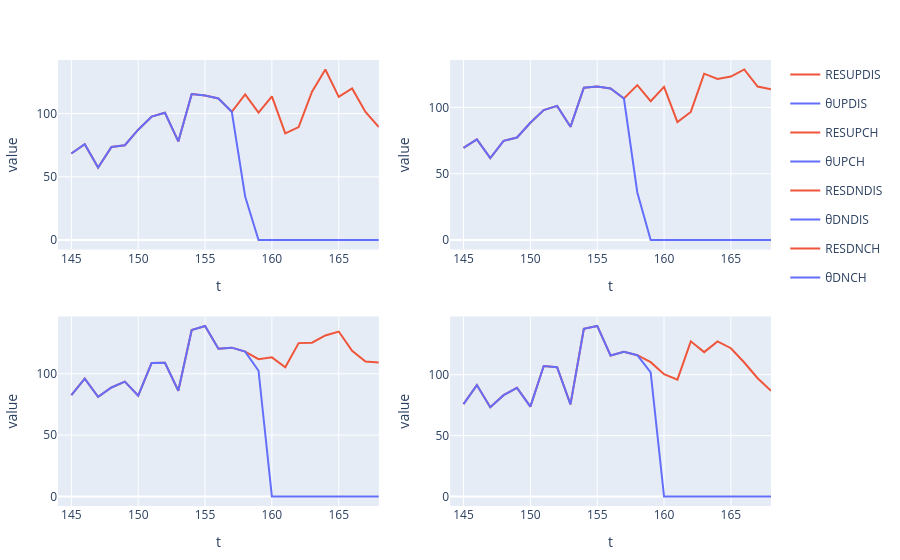

The code cell stored with this chart in its notebook:
### Code cell
ks = [:θUPDIS,:RESUPDIS]
p1 = plot(stack(sol_1, ks), x = :t, y = :value, group=:r_id, color =:variable, facet_col = :r_id, title="Plot for $(ks[1]) and $(ks[2])")

ks = [:θUPCH,:RESUPCH]
p2 = plot(stack(sol_1, ks), x = :t, y = :value, group=:r_id, color =:variable, facet_col = :r_id, title="Plot for $(ks[1]) and $(ks[2])")

ks = [:θDNDIS,:RESDNDIS]
p3 = plot(stack(sol_1, ks), x = :t, y = :value, group=:r_id, color =:variable, facet_col = :r_id, title="Plot for $(ks[1]) and $(ks[2])")

ks = [:θDNCH,:RESDNCH]
p4 = plot(stack(sol_1, ks), x = :t, y = :value, group=:r_id, color =:variable, facet_col = :r_id, title="Plot for $(ks[1]) and $(ks[2])")

[p1 p2; p3 p4]

### Figure 1 — Plotly figure (JSON) as saved in the notebook; plotly's stock layout.template omitted (floating-point values rounded to 4 significant figures)
{"data": [{"legendgroup": "RESUPDIS", "marker": {"color": "#EF553B"}, "name": "RESUPDIS", "showlegend": true, "title": "Plot for θUPDIS and RESUPDIS", "type": "scatter", "x": [145, 146, 147, 148, 149, 150, 151, 152, 153, 154, 155, 156, 157, 158, 159, 160, 161, 162, 163, 164, 165, 166, 167, 168, 144], "xaxis": "x1", "y": [68.45, 75.84, 57.34, 73.58, 74.97, 87.26, 97.55, 100.6, 77.99, 115.4, 114.3, 111.9, 101.4, 115.1, 100.7, 113.6, 84.35, 89.3, 117.3, 134.8, 113.2, 119.9, 101.3, 89.36, null], "yaxis": "y1"}, {"legendgroup": "θUPDIS", "marker": {"color": "#636efa"}, "name": "θUPDIS", "showlegend": true, "title": "Plot for θUPDIS and RESUPDIS", "type": "scatter", "x": [145, 146, 147, 148, 149, 150, 151, 152, 153, 154, 155, 156, 157, 158, 159, 160, 161, 162, 163, 164, 165, 166, 167, 168, 144], "xaxis": "x1", "y": [68.45, 75.84, 57.34, 73.58, 74.97, 87.26, 97.55, 100.6, 77.99, 115.4, 114.3, 111.9, 101.4, 34.5, 2.016e-09, 1.008e-09, 6.721e-10, 5.041e-10, 4.033e-10, 3.36e-10, 2.88e-10, 2.52e-10, 2.24e-10, 2.016e-10, null], "yaxis": "y1"}, {"legendgroup": "RESUPCH", "marker": {"color": "#EF553B"}, "name": "RESUPCH", "showlegend": true, "title": "Plot for θUPCH and RESUPCH", "type": "scatter", "x": [145, 146, 147, 148, 149, 150, 151, 152, 153, 154, 155, 156, 157, 158, 159, 160, 161, 162, 163, 164, 165, 166, 167, 168, 144], "xaxis": "x2", "y": [69.39, 75.91, 61.8, 74.73, 77.27, 88.35, 97.91, 101.1, 85.32, 114.8, 115.8, 114.2, 106.6, 116.7, 104.7, 115.4, 88.88, 96.52, 125.3, 121.4, 123.2, 128.5, 115.7, 113.6, null], "yaxis": "y2"}, {"legendgroup": "θUPCH", "marker": {"color": "#636efa"}, "name": "θUPCH", "showlegend": true, "title": "Plot for θUPCH and RESUPCH", "type": "scatter", "x": [145, 146, 147, 148, 149, 150, 151, 152, 153, 154, 155, 156, 157, 158, 159, 160, 161, 162, 163, 164, 165, 166, 167, 168, 144], "xaxis": "x2", "y": [69.39, 75.91, 61.8, 74.73, 77.27, 88.35, 97.91, 101.1, 85.32, 114.8, 115.8, 114.2, 106.6, 35.88, 2.016e-09, 1.008e-09, 6.721e-10, 5.041e-10, 4.033e-10, 3.36e-10, 2.88e-10, 2.52e-10, 2.24e-10, 2.016e-10, null], "yaxis": "y2"}, {"legendgroup": "RESDNDIS", "marker": {"color": "#EF553B"}, "name": "RESDNDIS", "showlegend": true, "title": "Plot for θDNDIS and RESDNDIS", "type": "scatter", "x": [145, 146, 147, 148, 149, 150, 151, 152, 153, 154, 155, 156, 157, 158, 159, 160, 161, 162, 163, 164, 165, 166, 167, 168, 144], "xaxis": "x3", "y": [82.61, 95.96, 81.19, 88.8, 93.6, 82.12, 108.7, 109.0, 86.14, 135.6, 138.9, 120.4, 121.2, 118.0, 111.8, 113.4, 105.3, 124.9, 125.3, 131.2, 134.4, 118.7, 110.0, 109.1, null], "yaxis": "y3"}, {"legendgroup": "θDNDIS", "marker": {"color": "#636efa"}, "name": "θDNDIS", "showlegend": true, "title": "Plot for θDNDIS and RESDNDIS", "type": "scatter", "x": [145, 146, 147, 148, 149, 150, 151, 152, 153, 154, 155, 156, 157, 158, 159, 160, 161, 162, 163, 164, 165, 166, 167, 168, 144], "xaxis": "x3", "y": [82.61, 95.96, 81.19, 88.8, 93.6, 82.12, 108.7, 109.0, 86.14, 135.6, 138.9, 120.4, 121.2, 118.0, 102.4, 2.016e-09, 1.008e-09, 6.721e-10, 5.041e-10, 4.033e-10, 3.36e-10, 2.88e-10, 2.52e-10, 2.24e-10, null], "yaxis": "y3"}, {"legendgroup": "RESDNCH", "marker": {"color": "#EF553B"}, "name": "RESDNCH", "showlegend": true, "title": "Plot for θDNCH and RESDNCH", "type": "scatter", "x": [145, 146, 147, 148, 149, 150, 151, 152, 153, 154, 155, 156, 157, 158, 159, 160, 161, 162, 163, 164, 165, 166, 167, 168, 144], "xaxis": "x4", "y": [75.89, 91.52, 73.26, 83.24, 89.26, 73.78, 107.2, 106.2, 75.61, 137.6, 140.1, 115.8, 118.8, 116.0, 110.3, 100.4, 95.96, 127.4, 118.5, 127.4, 121.8, 110.0, 97.12, 86.73, null], "yaxis": "y4"}, {"legendgroup": "θDNCH", "marker": {"color": "#636efa"}, "name": "θDNCH", "showlegend": true, "title": "Plot for θDNCH and RESDNCH", "type": "scatter", "x": [145, 146, 147, 148, 149, 150, 151, 152, 153, 154, 155, 156, 157, 158, 159, 160, 161, 162, 163, 164, 165, 166, 167, 168, 144], "xaxis": "x4", "y": [75.89, 91.52, 73.26, 83.24, 89.26, 73.78, 107.2, 106.2, 75.61, 137.6, 140.1, 115.8, 118.8, 116.0, 101.9, 2.016e-09, 1.008e-09, 6.721e-10, 5.041e-10, 4.033e-10, 3.36e-10, 2.88e-10, 2.52e-10, 2.24e-10, null], "yaxis": "y4"}], "layout": {"margin": {"b": 50, "l": 50, "r": 50, "t": 60}, "xaxis1": {"anchor": "y1", "domain": [0, 0.45], "title": {"text": "t"}}, "xaxis2": {"anchor": "y2", "domain": [0.55, 1], "title": {"text": "t"}}, "xaxis3": {"anchor": "y3", "domain": [0, 0.45], "title": {"text": "t"}}, "xaxis4": {"anchor": "y4", "domain": [0.55, 1], "title": {"text": "t"}}, "yaxis1": {"anchor": "x1", "domain": [0.575, 1], "title": {"text": "value"}}, "yaxis2": {"anchor": "x2", "domain": [0.575, 1], "title": {"text": "value"}}, "yaxis3": {"anchor": "x3", "domain": [5.551e-17, 0.425], "title": {"text": "value"}}, "yaxis4": {"anchor": "x4", "domain": [5.551e-17, 0.425], "title": {"text": "value"}}}}
